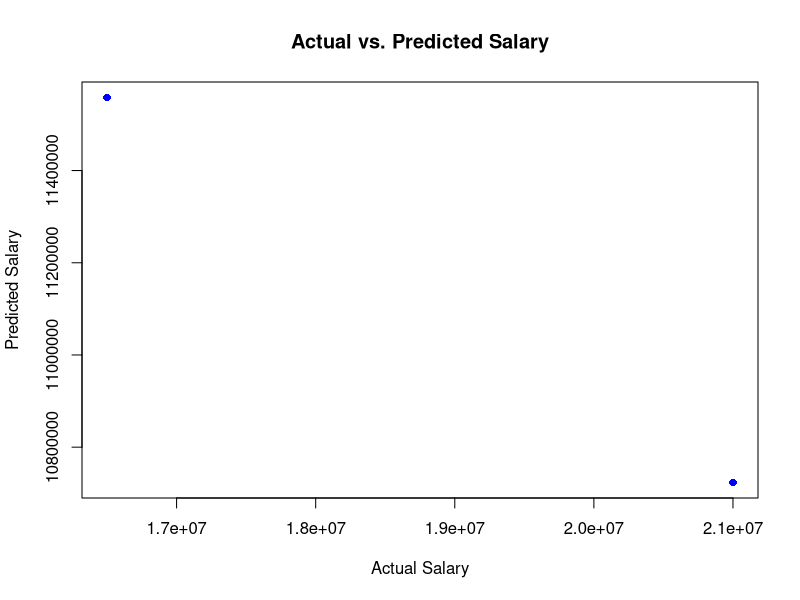
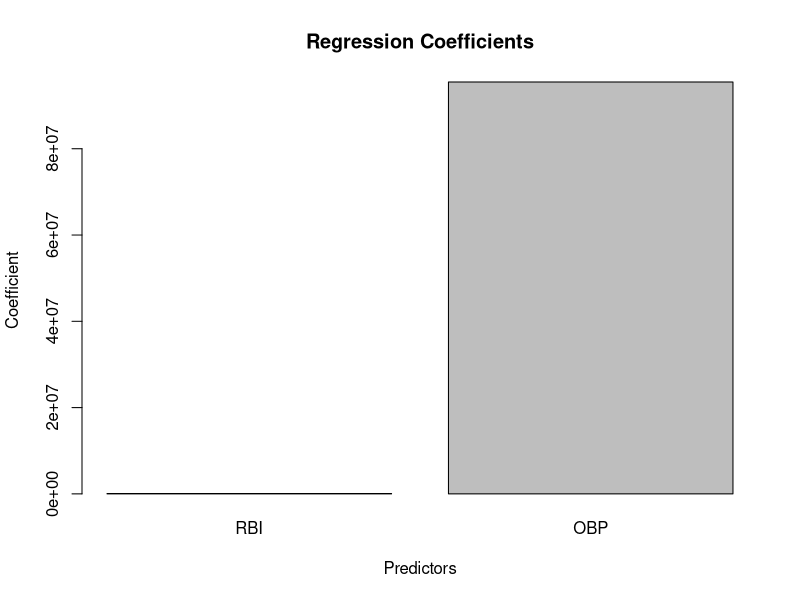

Reproduce these figures in R, in order.
## ---- chunk 1
# Read in data from csv
firstbase = read.csv("firstbasestats.csv")
str(firstbase)
## ---- chunk 2
# get summary for the df
summary(firstbase)
## ---- chunk 3
# Linear Regression (one variable)
model1 = lm(Payroll.Salary2023 ~ RBI, data=firstbase)
summary(model1)
## ---- chunk 4
# Sum of Squared Errors
model1$residuals
## ---- chunk 5
SSE = sum(model1$residuals^2)
SSE
## ---- chunk 6
# Linear Regression (two variables)
model2 = lm(Payroll.Salary2023 ~ AVG + RBI, data=firstbase)
summary(model2)
## ---- chunk 7
# Sum of Squared Errors
SSE = sum(model2$residuals^2)
SSE
## ---- chunk 8
# Linear Regression (all variables)
model3 = lm(Payroll.Salary2023 ~ HR + RBI + AVG + OBP+ OPS, data=firstbase)
summary(model3)
## ---- chunk 9
# Sum of Squared Errors
SSE = sum(model3$residuals^2)
SSE
## ---- chunk 10
# Remove HR
model4 = lm(Payroll.Salary2023 ~ RBI + AVG + OBP+OPS, data=firstbase)
summary(model4)
## ---- chunk 11
firstbase<-firstbase[,-(1:3)]
## ---- chunk 12
# Correlations
cor(firstbase$RBI, firstbase$Payroll.Salary2023)
## ---- chunk 13
cor(firstbase$AVG, firstbase$OBP)
## ---- chunk 14
cor(firstbase)
## ---- chunk 15
#Removing AVG
model5 = lm(Payroll.Salary2023 ~ RBI + OBP+OPS, data=firstbase)
summary(model5)
## ---- chunk 16
model6 = lm(Payroll.Salary2023 ~ RBI + OBP, data=firstbase)
summary(model6)
## ---- chunk 17
# Read in test set
firstbaseTest = read.csv("firstbasestats_test.csv")
str(firstbaseTest)
## ---- chunk 18
# Make test set predictions
predictTest = predict(model6, newdata=firstbaseTest)
predictTest
## ---- chunk 19
# Compute R-squared
SSE = sum((firstbaseTest$Payroll.Salary2023 - predictTest)^2)
SST = sum((firstbaseTest$Payroll.Salary2023 - mean(firstbase$Payroll.Salary2023))^2)
1 - SSE/SST
## ---- chunk 20
# Create scatter plot
plot(firstbaseTest$Payroll.Salary2023, predictTest, 
     xlab = "Actual Salary", ylab = "Predicted Salary", 
     main = "Actual vs. Predicted Salary",
     pch = 16, col = "blue")
     
# Add a red dashed line representing perfect prediction
abline(a = 0, b = 1, col = "red", lty = 2)
## ---- chunk 21
# Get predictor names
predictor_names <- names(coef(model6)[-1])

# Create a bar chart
barplot(coef(model6)[-1], names.arg = predictor_names,
        xlab = "Predictors", ylab = "Coefficient",
        main = "Regression Coefficients")

